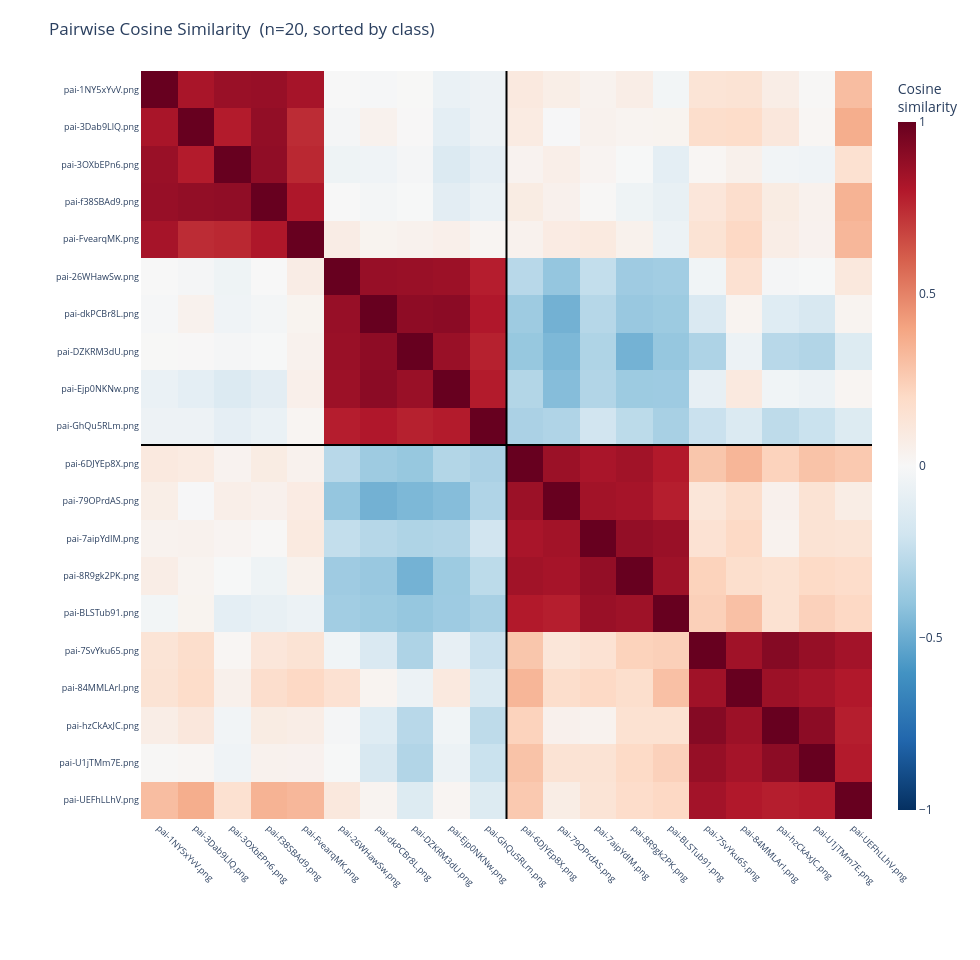

Write notebook code for a chart like this one.
### Markdown cell above
#### Pairwise Cosine Similarity

Full N×N cosine similarity matrix sorted by class. Within-class blocks sit on the diagonal — tighter, brighter blocks indicate a more discriminative embedding space.

### Code cell
plot_cosine_similarity(embeddings, result, output_path=None)

### Figure 1 — Plotly figure (JSON) as saved in the notebook; plotly's stock layout.template omitted (floating-point values rounded to 4 significant figures; data arrays with more than 128 entries replaced by an {"elided": "..."} marker saying what was removed)
{"data": [{"colorbar": {"thickness": 18, "title": {"text": "Cosine<br>similarity"}}, "colorscale": [[0, "rgb(5,48,97)"], [0.1, "rgb(33,102,172)"], [0.2, "rgb(67,147,195)"], [0.3, "rgb(146,197,222)"], [0.4, "rgb(209,229,240)"], [0.5, "rgb(247,247,247)"], [0.6, "rgb(253,219,199)"], [0.7, "rgb(244,165,130)"], [0.8, "rgb(214,96,77)"], [0.9, "rgb(178,24,43)"], [1, "rgb(103,0,31)"]], "hovertemplate": "Row: %{y}<br>Col: %{x}<br>Cosine similarity: %{z:.4f}<extra></extra>", "type": "heatmap", "x": ["pai-1NY5xYvV.png", "pai-3Dab9LlQ.png", "pai-3OXbEPn6.png", "pai-f38SBAd9.png", "pai-FvearqMK.png", "pai-26WHawSw.png", "pai-dkPCBr8L.png", "pai-DZKRM3dU.png", "pai-Ejp0NKNw.png", "pai-GhQu5RLm.png", "pai-6DJYEp8X.png", "pai-79OPrdAS.png", "pai-7aipYdIM.png", "pai-8R9gk2PK.png", "pai-BLSTub91.png", "pai-7SvYku65.png", "pai-84MMLArI.png", "pai-hzCkAxJC.png", "pai-U1jTMm7E.png", "pai-UEFhLLhV.png"], "y": ["pai-1NY5xYvV.png", "pai-3Dab9LlQ.png", "pai-3OXbEPn6.png", "pai-f38SBAd9.png", "pai-FvearqMK.png", "pai-26WHawSw.png", "pai-dkPCBr8L.png", "pai-DZKRM3dU.png", "pai-Ejp0NKNw.png", "pai-GhQu5RLm.png", "pai-6DJYEp8X.png", "pai-79OPrdAS.png", "pai-7aipYdIM.png", "pai-8R9gk2PK.png", "pai-BLSTub91.png", "pai-7SvYku65.png", "pai-84MMLArI.png", "pai-hzCkAxJC.png", "pai-U1jTMm7E.png", "pai-UEFhLLhV.png"], "z": {"elided": "20x20 float values"}, "zmax": 1, "zmin": -1}], "layout": {"height": 960, "margin": {"b": 140, "l": 140, "r": 60, "t": 70}, "paper_bgcolor": "white", "plot_bgcolor": "white", "shapes": [{"line": {"color": "black", "width": 2}, "type": "line", "x0": 9.5, "x1": 9.5, "y0": -0.5, "y1": 19.5}, {"line": {"color": "black", "width": 2}, "type": "line", "x0": -0.5, "x1": 19.5, "y0": 9.5, "y1": 9.5}], "title": {"font": {"size": 17}, "text": "Pairwise Cosine Similarity  (n=20, sorted by class)"}, "width": 980, "xaxis": {"tickangle": 45, "tickfont": {"size": 9}}, "yaxis": {"autorange": "reversed", "tickfont": {"size": 9}}}}
